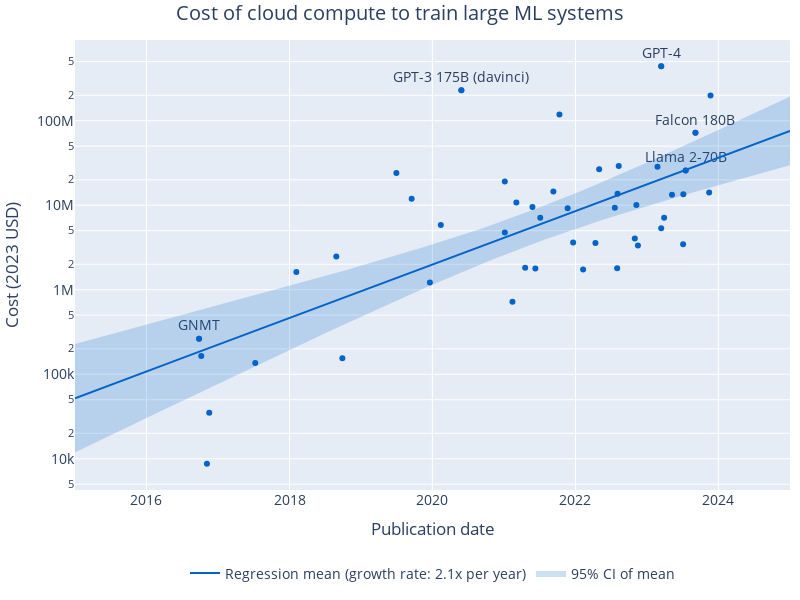

The code cell stored with this chart in its notebook:
### Code cell
label_systems = ['GNMT', 'Megatron-BERT', 'GPT-3 175B (davinci)', 'PaLM (540B)', 'Llama 2-70B', 'Falcon 180B', 'GPT-4', 'Gemini Ultra']

fig = px.scatter(
    cost_df.loc[cost_df['System'].isin(label_systems)],
    x='Publication date',
    y='Cost (inflation-adjusted)',
    text='System',
    log_y=True,
)

fig.add_scatter(
    x=cost_df['Publication date'],
    y=cost_df['Cost (inflation-adjusted)'],
    mode='markers',
    showlegend=False,
)

# Marker color
fig.update_traces(
    marker=dict(
        color='rgb(0,100,200)',
    ),
    selector=dict(mode='markers'),
)

# Shade in CI
fig.add_scatter(
    x=predicted_cost_df['Publication date'],
    y=10**predicted_cost_df['mean_ci_lower'],
    mode='lines',
    line=dict(width=0),
    showlegend=False,
)
fig.add_scatter(
    x=predicted_cost_df['Publication date'],
    y=10**predicted_cost_df['mean_ci_upper'],
    mode='lines',
    fill='tonexty',
    fillcolor='rgba(0,100,200,0.2)',
    line=dict(width=0),
    name='95% CI of mean',
)
fig.add_scatter(
    x=predicted_cost_df['Publication date'],
    y=10**predicted_cost_df['mean'],
    mode='lines',
    line=dict(color='rgb(0,100,200)'),
    name=f'Regression mean (growth rate: {10**reg_results.params[1]:.1f}x per year)',
)

fig.update_traces(textposition='top center')

# legend on top
fig.update_layout(legend=dict(
    orientation='h',
    yanchor='top',
    y=-0.15,
    xanchor='center',
    x=0.5,
))

# axis labels
fig.update_xaxes(title_text='Publication date')
fig.update_yaxes(title_text='Cost (2023 USD)')

# title
if estimation_method == 'amortized':
    title_text = 'Amortized cost of hardware to train large ML systems'
else:
    title_text = 'Cost of cloud compute to train large ML systems'
fig.update_layout(title_text=title_text)

# update size
fig.update_layout(
    autosize=False,
    width=800,
    height=600,
    title_x=0.5,
)

# font size
fig.update_layout(
    font=dict(
        size=14,
    )
)

# axis limits
fig.update_xaxes(range=[pred_start_date, pred_end_date])

# margins
fig.update_layout(margin=dict(l=10, r=10, t=40, b=10))

save_plot(fig, results_dir, 'cost_regression')

fig.show()
